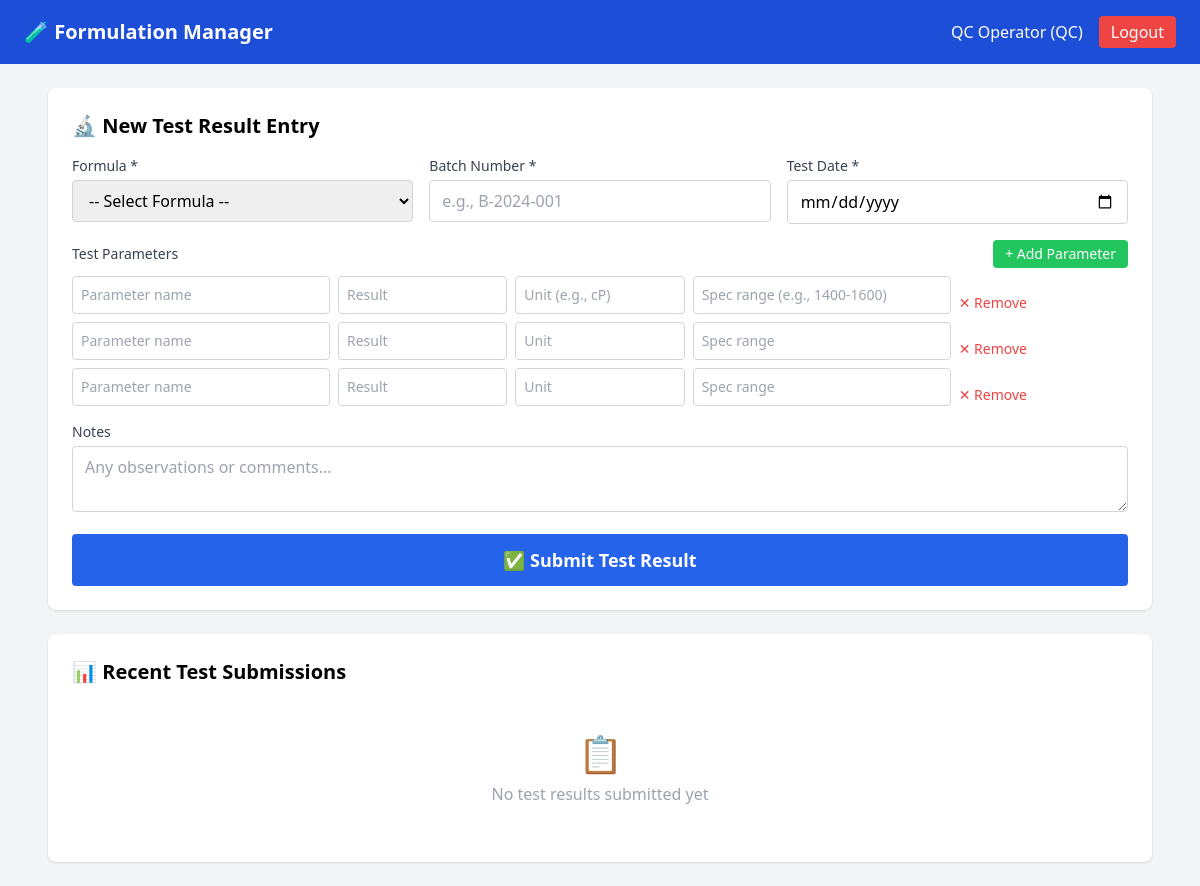
Page /dashboard (signed in) on the earlier database version.
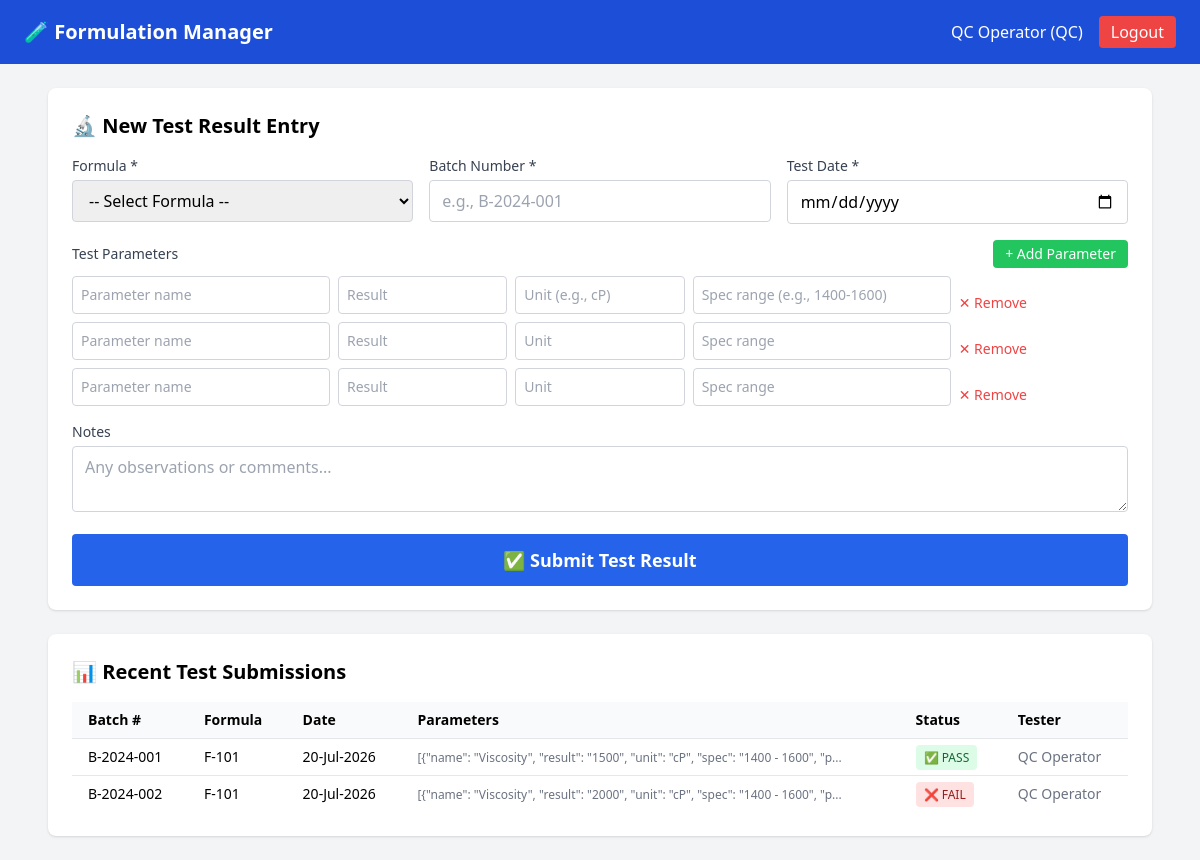
Same page on the later database version.
### app.py (models this page shows)
class User(UserMixin, db.Model):
    id = db.Column(db.Integer, primary_key=True)
    username = db.Column(db.String(80), unique=True, nullable=False)
    password_hash = db.Column(db.String(200), nullable=False)
    role = db.Column(db.String(20), nullable=False)
    display_name = db.Column(db.String(100), nullable=False)

class QCTestResult(db.Model):
    id = db.Column(db.Integer, primary_key=True)
    formula_id = db.Column(db.Integer, db.ForeignKey('formula.id'), nullable=False)
    batch_number = db.Column(db.String(50), nullable=False)
    test_date = db.Column(db.DateTime, default=datetime.utcnow)
    tested_by = db.Column(db.String(80))
    parameters = db.Column(db.Text)  # JSON string: [{"name":"Viscosity","result":"1500","unit":"cP","spec":"1400-1600","pass":true}]
    status = db.Column(db.String(20), default='pending')  # pass, fail, pending
    notes = db.Column(db.Text)
    formula = db.relationship('Formula')

class Formula(db.Model):
    id = db.Column(db.Integer, primary_key=True)
    code = db.Column(db.String(20), unique=True, nullable=False)
    name = db.Column(db.String(200), nullable=False)
    version = db.Column(db.String(10), default='1.0')
    status = db.Column(db.String(20), default='draft')  # draft, approved, archived
    created_by = db.Column(db.String(80))
    created_at = db.Column(db.DateTime, default=datetime.utcnow)
    ingredients = db.relationship('FormulaIngredient', backref='formula', lazy=True)

### app.py (the view)
@app.route('/dashboard')
@login_required
def dashboard():
    role_templates = {
        'qc': 'dashboard_qc.html',
        'rd': 'dashboard_rd.html',
        'planner': 'dashboard_planner.html',
        'production': 'dashboard_production.html',
        'factory': 'dashboard_factory.html',
        'audit': 'dashboard_audit.html',
        'md': 'dashboard_md.html'
    }
    template = role_templates.get(current_user.role, 'login.html')
    if current_user.role == 'qc':
        formulas = Formula.query.filter_by(status='approved').all()
        recent_tests = QCTestResult.query.order_by(QCTestResult.test_date.desc()).limit(10).all()
        return render_template(template, formulas=formulas, recent_tests=recent_tests)
    return render_template(template)

### app.py (called while the page is built)
@login_manager.user_loader
def load_user(user_id):
    return User.query.get(int(user_id))

### templates/dashboard_qc.html (shortened to what this page needs)
{% extends "base.html" %}
{% block content %}
<div class="bg-white rounded-lg shadow p-6 mb-6">
    <h2 class="text-xl font-bold mb-4">🔬 New Test Result Entry</h2>
    <form method="POST" action="{{ url_for('submit_qc_result') }}" id="qcForm">
        <div class="grid grid-cols-1 md:grid-cols-3 gap-4 mb-4">
            <div>
                <label class="block text-sm font-medium text-gray-700 mb-1">Formula *</label>
                <select name="formula_id" required
                        class="w-full px-3 py-2 border border-gray-300 rounded focus:outline-none focus:border-blue-500">
                    <option value="">-- Select Formula --</option>
                </select>
            </div>
            <div>
                <label class="block text-sm font-medium text-gray-700 mb-1">Batch Number *</label>
                <input type="text" name="batch_number" required placeholder="e.g., B-2024-001"
                       class="w-full px-3 py-2 border border-gray-300 rounded focus:outline-none focus:border-blue-500">
            </div>
            <div>
                <label class="block text-sm font-medium text-gray-700 mb-1">Test Date *</label>
                <input type="date" name="test_date" required
                       class="w-full px-3 py-2 border border-gray-300 rounded focus:outline-none focus:border-blue-500">
            </div>
        </div>
        <div class="mb-4">
            <div class="flex justify-between items-center mb-2">
                <label class="block text-sm font-medium text-gray-700">Test Parameters</label>
                <button type="button" onclick="addParameter()"
                        class="bg-green-500 text-white px-3 py-1 rounded text-sm hover:bg-green-600">
                    + Add Parameter
                </button>
            </div>
            <div id="parametersContainer">
                <div class="parameter-row grid grid-cols-12 gap-2 mb-2 items-end">
                    <div class="col-span-3">
                        <input type="text" name="param_name[]" placeholder="Parameter name"
                               class="w-full px-2 py-2 border border-gray-300 rounded text-sm">
                    </div>
                    <div class="col-span-2">
                        <input type="text" name="param_result[]" placeholder="Result"
                               class="w-full px-2 py-2 border border-gray-300 rounded text-sm">
                    </div>
                    <div class="col-span-2">
                        <input type="text" name="param_unit[]" placeholder="Unit (e.g., cP)"
                               class="w-full px-2 py-2 border border-gray-300 rounded text-sm">
                    </div>
                    <div class="col-span-3">
                        <input type="text" name="param_spec[]" placeholder="Spec range (e.g., 1400-1600)"
                               class="w-full px-2 py-2 border border-gray-300 rounded text-sm">
                    </div>
                    <div class="col-span-2">
                        <button type="button" onclick="removeParameter(this)"
                                class="text-red-500 hover:text-red-700 text-sm">✕ Remove</button>
                    </div>
                </div>
                <div class="parameter-row grid grid-cols-12 gap-2 mb-2 items-end">
                    <div class="col-span-3">
                        <input type="text" name="param_name[]" placeholder="Parameter name"
                               class="w-full px-2 py-2 border border-gray-300 rounded text-sm">
                    </div>
                    <div class="col-span-2">
                        <input type="text" name="param_result[]" placeholder="Result"
                               class="w-full px-2 py-2 border border-gray-300 rounded text-sm">
                    </div>
                    <div class="col-span-2">
                        <input type="text" name="param_unit[]" placeholder="Unit"
                               class="w-full px-2 py-2 border border-gray-300 rounded text-sm">
                    </div>
                    <div class="col-span-3">
                        <input type="text" name="param_spec[]" placeholder="Spec range"
                               class="w-full px-2 py-2 border border-gray-300 rounded text-sm">
                    </div>
                    <div class="col-span-2">
                        <button type="button" onclick="removeParameter(this)"
                                class="text-red-500 hover:text-red-700 text-sm">✕ Remove</button>
                    </div>
                </div>
                <div class="parameter-row grid grid-cols-12 gap-2 mb-2 items-end">
                    <div class="col-span-3">
                        <input type="text" name="param_name[]" placeholder="Parameter name"
                               class="w-full px-2 py-2 border border-gray-300 rounded text-sm">
                    </div>
                    <div class="col-span-2">
                        <input type="text" name="param_result[]" placeholder="Result"
                               class="w-full px-2 py-2 border border-gray-300 rounded text-sm">
                    </div>
                    <div class="col-span-2">
                        <input type="text" name="param_unit[]" placeholder="Unit"
                               class="w-full px-2 py-2 border border-gray-300 rounded text-sm">
                    </div>
                    <div class="col-span-3">
                        <input type="text" name="param_spec[]" placeholder="Spec range"
                               class="w-full px-2 py-2 border border-gray-300 rounded text-sm">
                    </div>
                    <div class="col-span-2">
                        <button type="button" onclick="removeParameter(this)"
                                class="text-red-500 hover:text-red-700 text-sm">✕ Remove</button>
                    </div>
                </div>
            </div>
        </div>
        <div class="mb-4">
            <label class="block text-sm font-medium text-gray-700 mb-1">Notes</label>
            <textarea name="notes" rows="2" placeholder="Any observations or comments..."
                      class="w-full px-3 py-2 border border-gray-300 rounded focus:outline-none focus:border-blue-500"></textarea>
        </div>
        <button type="submit"
                class="w-full bg-blue-600 text-white py-3 rounded hover:bg-blue-700 font-semibold text-lg">
            ✅ Submit Test Result
        </button>
    </form>
</div>
<div class="bg-white rounded-lg shadow p-6">
    <h2 class="text-xl font-bold mb-4">📊 Recent Test Submissions</h2>
    {% if recent_tests %}
    <div class="overflow-x-auto">
        <table class="w-full text-sm">
            <thead class="bg-gray-50">
                <tr>
                    <th class="px-4 py-2 text-left">Batch #</th>
                    <th class="px-4 py-2 text-left">Formula</th>
                    <th class="px-4 py-2 text-left">Date</th>
                    <th class="px-4 py-2 text-left">Parameters</th>
                    <th class="px-4 py-2 text-left">Status</th>
                    <th class="px-4 py-2 text-left">Tester</th>
                </tr>
            </thead>
            <tbody>
                {% for test in recent_tests %}
                <tr class="border-t hover:bg-gray-50">
                    <td class="px-4 py-2 font-medium">{{ test.batch_number }}</td>
                    <td class="px-4 py-2">{{ test.formula.code if test.formula else 'N/A' }}</td>
                    <td class="px-4 py-2">{{ test.test_date.strftime('%d-%b-%Y') if test.test_date else '' }}</td>
                    <td class="px-4 py-2">
                        {% set params = test.parameters|tojson if test.parameters else '[]' %}
                        {% set params_list = params|replace('\"', '"') %}
                        <span class="text-xs text-gray-500">
                            {% if test.parameters %}
                                {% set json_params = test.parameters %}
                                {{ json_params[:80] }}{% if json_params|length > 80 %}...{% endif %}
                            {% endif %}
                        </span>
                    </td>
                    <td class="px-4 py-2">
                        {% if test.status == 'pass' %}
                            <span class="bg-green-100 text-green-800 px-2 py-1 rounded text-xs font-medium">✅ PASS</span>
                        {% elif test.status == 'fail' %}
                            <span class="bg-red-100 text-red-800 px-2 py-1 rounded text-xs font-medium">❌ FAIL</span>
                        {% else %}
                            <span class="bg-yellow-100 text-yellow-800 px-2 py-1 rounded text-xs font-medium">⏳ PENDING</span>
                        {% endif %}
                    </td>
                    <td class="px-4 py-2 text-gray-500">{{ test.tested_by }}</td>
                </tr>
                {% endfor %}
            </tbody>
        </table>
    </div>
    {% else %}
    <div class="text-center py-8 text-gray-400">
        <p class="text-4xl mb-2">📋</p>
        <p>No test results submitted yet</p>
    </div>
    {% endif %}
</div>
{% endblock %}

### templates/base.html (shortened to what this page needs)
<!DOCTYPE html>
<html lang="en">
<head>
    <script src="https://cdn.tailwindcss.com"></script>
</head>
<body class="bg-gray-100 min-h-screen">
    {% if current_user.is_authenticated %}
    <nav class="bg-blue-700 text-white p-4">
        <div class="max-w-6xl mx-auto flex justify-between items-center">
            <span class="font-bold text-xl">🧪 Formulation Manager</span>
            <div class="flex items-center gap-4">
                <span>{{ current_user.display_name }} ({{ current_user.role.upper() }})</span>
                <a href="{{ url_for('logout') }}" class="bg-red-500 px-3 py-1 rounded hover:bg-red-600">Logout</a>
            </div>
        </div>
    </nav>
    {% endif %}
    <main class="max-w-6xl mx-auto p-6">
        {% block content %}{% endblock %}
    </main>
</body>
</html>

Differences in the rows shown:
added QCTestResult: batch_number "B-2024-001", formula "F-101", test_date "20-Jul-2026", parameters "[{\"name\": \"Viscosity\", \"result\": \"1500\", \"unit\": \"cP\", \"spec\": \"1400 - 1600\", \"p", status "✅ PASS", tested_by "QC Operator"
added QCTestResult: batch_number "B-2024-002", formula "F-101", test_date "20-Jul-2026", parameters "[{\"name\": \"Viscosity\", \"result\": \"2000\", \"unit\": \"cP\", \"spec\": \"1400 - 1600\", \"p", status "❌ FAIL", tested_by "QC Operator"
Other differences:
text no longer shown: "📋 No test results submitted yet"
text now shown: "Batch # Formula Date Parameters Status Tester"
